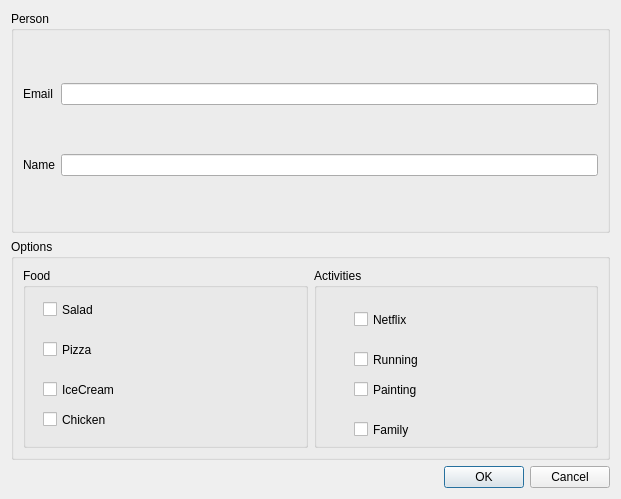
<?xml version="1.0" encoding="UTF-8"?>
<ui version="4.0">
 <class>Dialog</class>
 <widget class="QDialog" name="Dialog">
  <property name="geometry">
   <rect>
    <x>0</x>
    <y>0</y>
    <width>621</width>
    <height>499</height>
   </rect>
  </property>
  <property name="windowTitle">
   <string>Dialog</string>
  </property>
  <layout class="QVBoxLayout" name="verticalLayout">
   <item>
    <widget class="QGroupBox" name="groupBox">
     <property name="title">
      <string>Person</string>
     </property>
     <layout class="QGridLayout" name="gridLayout">
      <item row="0" column="0">
       <widget class="QLabel" name="label">
        <property name="text">
         <string>Email</string>
        </property>
       </widget>
      </item>
      <item row="0" column="1">
       <widget class="QLineEdit" name="leEmail"/>
      </item>
      <item row="1" column="0">
       <widget class="QLabel" name="label_2">
        <property name="text">
         <string>Name</string>
        </property>
       </widget>
      </item>
      <item row="1" column="1">
       <widget class="QLineEdit" name="leName"/>
      </item>
     </layout>
    </widget>
   </item>
   <item>
    <widget class="QGroupBox" name="groupBox_2">
     <property name="title">
      <string>Options</string>
     </property>
     <layout class="QGridLayout" name="gridLayout_2">
      <item row="0" column="0">
       <widget class="QGroupBox" name="grpFood">
        <property name="title">
         <string>Food</string>
        </property>
        <widget class="QCheckBox" name="checkBox">
         <property name="geometry">
          <rect>
           <x>20</x>
           <y>30</y>
           <width>92</width>
           <height>23</height>
          </rect>
         </property>
         <property name="text">
          <string>Salad</string>
         </property>
        </widget>
        <widget class="QCheckBox" name="checkBox_2">
         <property name="geometry">
          <rect>
           <x>20</x>
           <y>70</y>
           <width>92</width>
           <height>23</height>
          </rect>
         </property>
         <property name="text">
          <string>Pizza</string>
         </property>
        </widget>
        <widget class="QCheckBox" name="checkBox_3">
         <property name="geometry">
          <rect>
           <x>20</x>
           <y>110</y>
           <width>92</width>
           <height>23</height>
          </rect>
         </property>
         <property name="text">
          <string>IceCream</string>
         </property>
        </widget>
        <widget class="QCheckBox" name="checkBox_4">
         <property name="geometry">
          <rect>
           <x>20</x>
           <y>140</y>
           <width>92</width>
           <height>23</height>
          </rect>
         </property>
         <property name="text">
          <string>Chicken</string>
         </property>
        </widget>
       </widget>
      </item>
      <item row="0" column="1">
       <widget class="QGroupBox" name="grpActivities">
        <property name="title">
         <string>Activities</string>
        </property>
        <widget class="QCheckBox" name="checkBox_5">
         <property name="geometry">
          <rect>
           <x>40</x>
           <y>40</y>
           <width>92</width>
           <height>23</height>
          </rect>
         </property>
         <property name="text">
          <string>Netflix</string>
         </property>
        </widget>
        <widget class="QCheckBox" name="checkBox_6">
         <property name="geometry">
          <rect>
           <x>40</x>
           <y>80</y>
           <width>92</width>
           <height>23</height>
          </rect>
         </property>
         <property name="text">
          <string>Running</string>
         </property>
        </widget>
        <widget class="QCheckBox" name="checkBox_7">
         <property name="geometry">
          <rect>
           <x>40</x>
           <y>110</y>
           <width>92</width>
           <height>23</height>
          </rect>
         </property>
         <property name="text">
          <string>Painting</string>
         </property>
        </widget>
        <widget class="QCheckBox" name="checkBox_8">
         <property name="geometry">
          <rect>
           <x>40</x>
           <y>150</y>
           <width>92</width>
           <height>23</height>
          </rect>
         </property>
         <property name="text">
          <string>Family</string>
         </property>
        </widget>
       </widget>
      </item>
     </layout>
    </widget>
   </item>
   <item>
    <widget class="QDialogButtonBox" name="buttonBox">
     <property name="standardButtons">
      <set>QDialogButtonBox::Cancel|QDialogButtonBox::Ok</set>
     </property>
    </widget>
   </item>
  </layout>
 </widget>
 <resources/>
 <connections/>
</ui>
